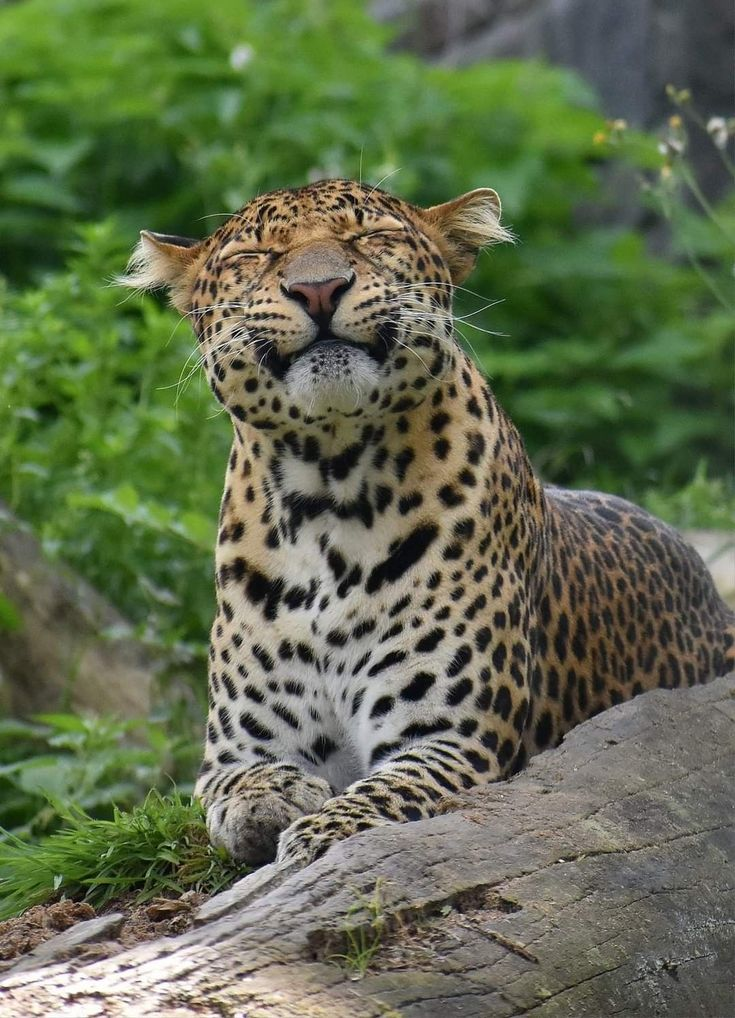
#> input picture Tema 7/jaguar.jpg, 735 x 1018 px
$ jupyter execute Laboratorio-tema7.ipynb   (shell and % lines are left out)
#> lines starting #> are read from the running program, lines starting #| are printed output that depends on the picture
[cell 1]
import cv2
import numpy as np
import matplotlib.pyplot as plt
import os

image_path = 'jaguar.jpg'

# Verificar si la imagen existe en el entorno, si no, crear una imagen sintética de prueba
if os.path.exists(image_path):
    image = cv2.imread(image_path)
#> image is the input picture: shape (1018, 735, 3); mean B, G, R 77.9, 107.7, 96.8
    image_rgb = cv2.cvtColor(image, cv2.COLOR_BGR2RGB)
else:
    print(f"Advertencia: No se encontró '{image_path}'. Generando una imagen de prueba temporal.")
    # Crear una imagen RGB de ejemplo (degradado)
    yy, xx = np.mgrid[0:300, 0:300]
    r = (xx / 300.0) * 255
    g = (yy / 300.0) * 255
    b = ((300 - xx) / 300.0) * 255
    image_rgb = np.stack([r, g, b], axis=-1).astype(np.uint8)

scale_factor_1 = 3.0
scale_factor_2 = 1/3.0
height, width = image_rgb.shape[:2]
#> height = 1018; width = 735

new_height = int(height * scale_factor_1)
#> new_height = 3054
new_width = int(width * scale_factor_1)
#> new_width = 2205
zoomed_image = cv2.resize(src=image_rgb,
                          dsize=(new_width, new_height),
                          interpolation=cv2.INTER_CUBIC)

new_height1 = int(height * scale_factor_2)
#> new_height1 = 339
new_width1 = int(width * scale_factor_2)
#> new_width1 = 245
scaled_image = cv2.resize(src=image_rgb,
                          dsize=(new_width1, new_height1),
                          interpolation=cv2.INTER_AREA)

fig, axs = plt.subplots(1, 3, figsize=(10, 4))
axs[0].imshow(image_rgb)
axs[0].set_title('Original Image\nShape:'+str(image_rgb.shape))
axs[1].imshow(zoomed_image)
axs[1].set_title('Zoomed Image\nShape:'+str(zoomed_image.shape))
axs[2].imshow(scaled_image)
axs[2].set_title('Scaled Image\nShape:'+str(scaled_image.shape))

for ax in axs:
    ax.set_xticks([])
    ax.set_yticks([])

plt.tight_layout()
plt.show()

[cell 2]
import cv2
import matplotlib.pyplot as plt
import os

image_path = 'jaguar.jpg'

# Validar si existe la imagen para evitar errores de lectura
if os.path.exists(image_path):
    img = cv2.imread(image_path)
    image_rgb = cv2.cvtColor(img, cv2.COLOR_BGR2RGB)
else:
    print(f"No se encontró la imagen en {image_path}. Usando una imagen negra de prueba.")
    image_rgb = np.zeros((300, 300, 3), dtype=np.uint8)

# Calcular matriz de rotación
center = (image_rgb.shape[1] // 2, image_rgb.shape[0] // 2)
#> center = (367, 509)
angle = 30
scale = 1
rotation_matrix = cv2.getRotationMatrix2D(center, angle, scale)
rotated_image = cv2.warpAffine(image_rgb, rotation_matrix, (image_rgb.shape[1], image_rgb.shape[0]))
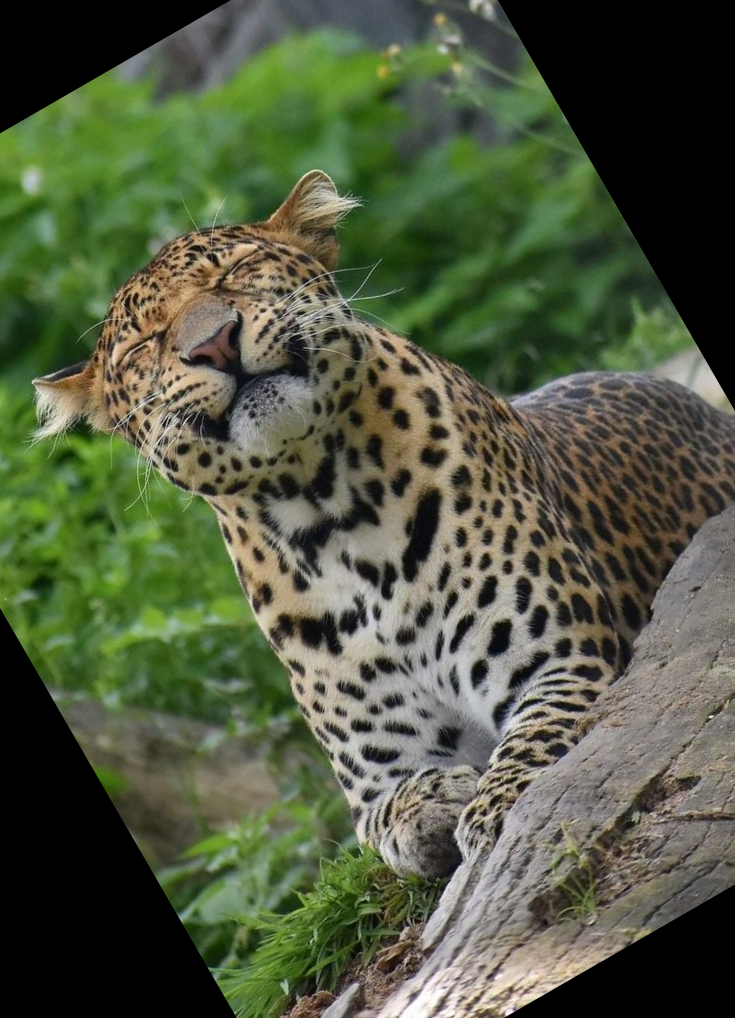
#> rotated_image: shape (1018, 735, 3); mean R, G, B 80.5, 88.8, 64.2

# Graficar resultados
fig, axs = plt.subplots(1, 2, figsize=(7, 4))
axs[0].imshow(image_rgb)
axs[0].set_title('Original Image')
axs[1].imshow(rotated_image)
axs[1].set_title('Image Rotation')

for ax in axs:
    ax.set_xticks([])
    ax.set_yticks([])

plt.tight_layout()
plt.show()

[cell 3]
import cv2
import matplotlib.pyplot as plt
import numpy as np
import os

image_path = 'jaguar.jpg'

# Verificar si la imagen existe
if os.path.exists(image_path):
    img = cv2.imread(image_path)
    image_rgb = cv2.cvtColor(img, cv2.COLOR_BGR2RGB)
else:
    print(f"No se encontró {image_path}. Usando imagen de prueba temporal.")
    image_rgb = np.zeros((300, 300, 3), dtype=np.uint8)

width, height = image_rgb.shape[1], image_rgb.shape[0]
tx, ty = 100, 70

translation_matrix = np.array([[1, 0, tx], [0, 1, ty]], dtype=np.float32)
translated_image = cv2.warpAffine(image_rgb, translation_matrix, (width, height))
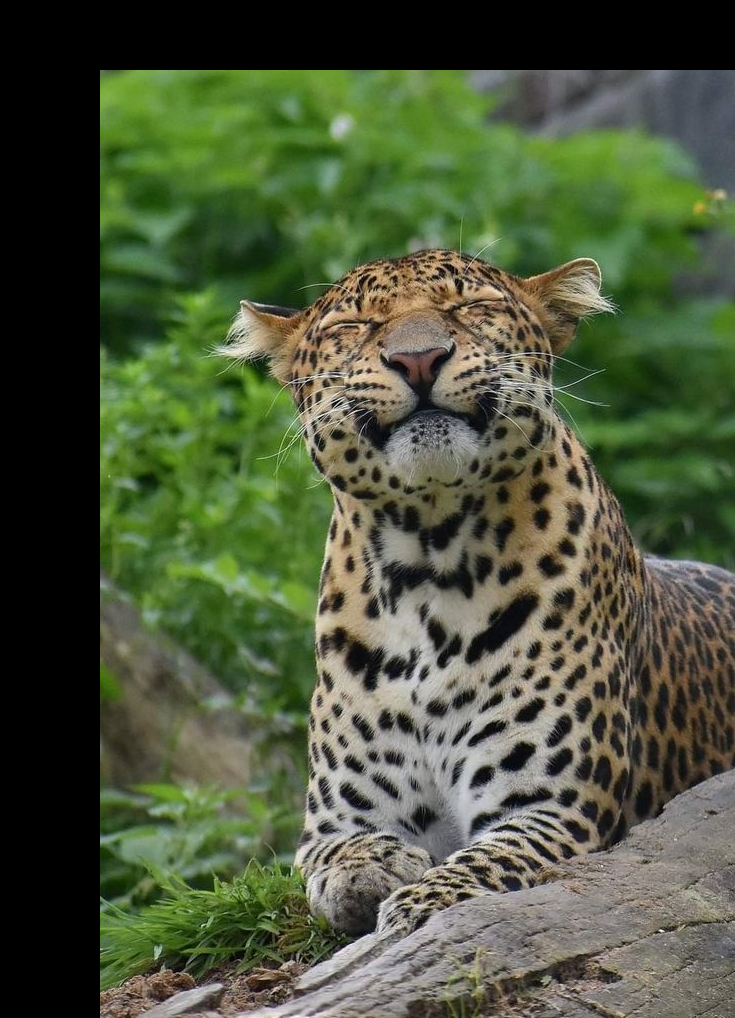
#> translated_image: shape (1018, 735, 3); mean R, G, B 76.8, 86.8, 59.9

fig, axs = plt.subplots(1, 2, figsize=(7, 4))
axs[0].imshow(image_rgb)
axs[0].set_title('Original Image')

axs[1].imshow(translated_image)
axs[1].set_title('Image Translation')

for ax in axs:
    ax.set_xticks([])
    ax.set_yticks([])

plt.tight_layout()
plt.show()

[cell 4]
import cv2
import numpy as np
import matplotlib.pyplot as plt
import os

image_path = 'jaguar.jpg'

if os.path.exists(image_path):
    image = cv2.imread(image_path)
    image_rgb = cv2.cvtColor(image, cv2.COLOR_BGR2RGB)
else:
    image_rgb = np.zeros((300, 300, 3), dtype=np.uint8)

b, g, r = cv2.split(image_rgb)
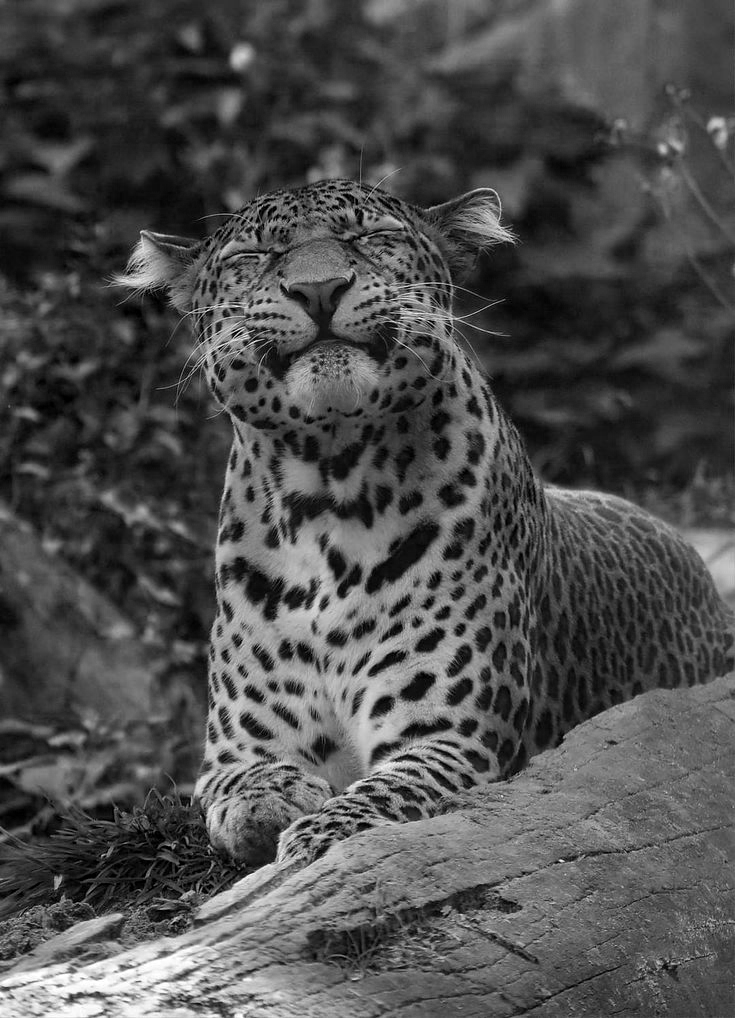
#> r: shape (1018, 735); min 0, max 255, mean 77.9
b_normalized = cv2.normalize(b.astype('float'), None, 0, 1, cv2.NORM_MINMAX)
g_normalized = cv2.normalize(g.astype('float'), None, 0, 1, cv2.NORM_MINMAX)
r_normalized = cv2.normalize(r.astype('float'), None, 0, 1, cv2.NORM_MINMAX)

normalized_image = cv2.merge((b_normalized, g_normalized, r_normalized))
print(normalized_image[:, :, 0])
#> (printed output is left out)

plt.imshow(normalized_image)
plt.xticks([])
plt.yticks([])
plt.title('Normalized Image')
plt.show()

[cell 5]
import cv2
import numpy as np
import matplotlib.pyplot as plt
import os

image_path = 'jaguar.jpg'

if os.path.exists(image_path):
    img = cv2.imread(image_path)
    image_rgb = cv2.cvtColor(img, cv2.COLOR_BGR2RGB)
else:
    image_rgb = np.zeros((300, 300, 3), dtype=np.uint8)

edges = cv2.Canny(image_rgb, 100, 200)
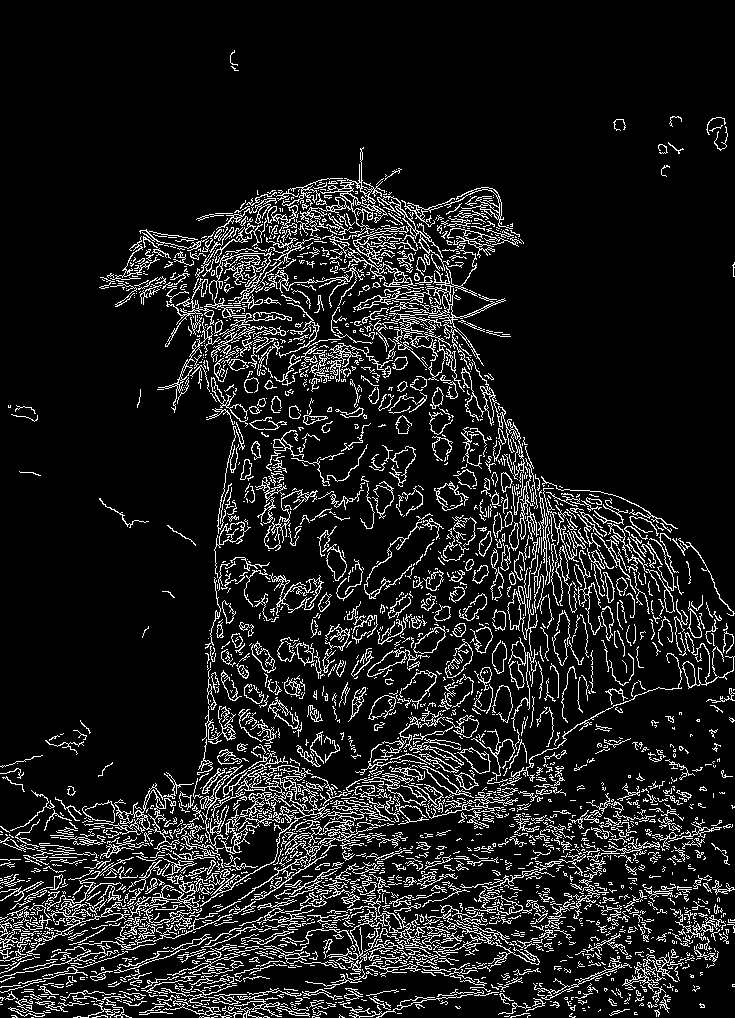
#> edges: shape (1018, 735); 11.1% white in thin lines or dots

fig, axs = plt.subplots(1, 2, figsize=(7, 4))
axs[0].imshow(image_rgb)
axs[0].set_title('Original Image')
axs[1].imshow(edges, cmap='gray')
axs[1].set_title('Image Edges')

for ax in axs:
    ax.set_xticks([])
    ax.set_yticks([])

plt.tight_layout()
plt.show()

[cell 6]
import cv2
import numpy as np
import matplotlib.pyplot as plt
import os

image_path = 'jaguar.jpg'

if os.path.exists(image_path):
    image = cv2.imread(image_path)
    image_rgb = cv2.cvtColor(image, cv2.COLOR_BGR2RGB)
else:
    image_rgb = np.zeros((300, 300, 3), dtype=np.uint8)

blurred = cv2.GaussianBlur(image_rgb, (3, 3), 0)

fig, axs = plt.subplots(1, 2, figsize=(7, 4))
axs[0].imshow(image_rgb)
axs[0].set_title('Original Image')
axs[1].imshow(blurred)
axs[1].set_title('Blurred Image')

for ax in axs:
    ax.set_xticks([])
    ax.set_yticks([])

plt.tight_layout()
plt.show()

[cell 7]
import cv2
import numpy as np
import matplotlib.pyplot as plt
import os

image_path = 'jaguar.jpg'

if os.path.exists(image_path):
    image = cv2.imread(image_path)
    image_gray = cv2.cvtColor(image, cv2.COLOR_BGR2GRAY)
else:
    image_gray = np.zeros((300, 300), dtype=np.uint8)

kernel = np.ones((3, 3), np.uint8)
dilated = cv2.dilate(image_gray, kernel, iterations=2)
eroded = cv2.erode(image_gray, kernel, iterations=2)
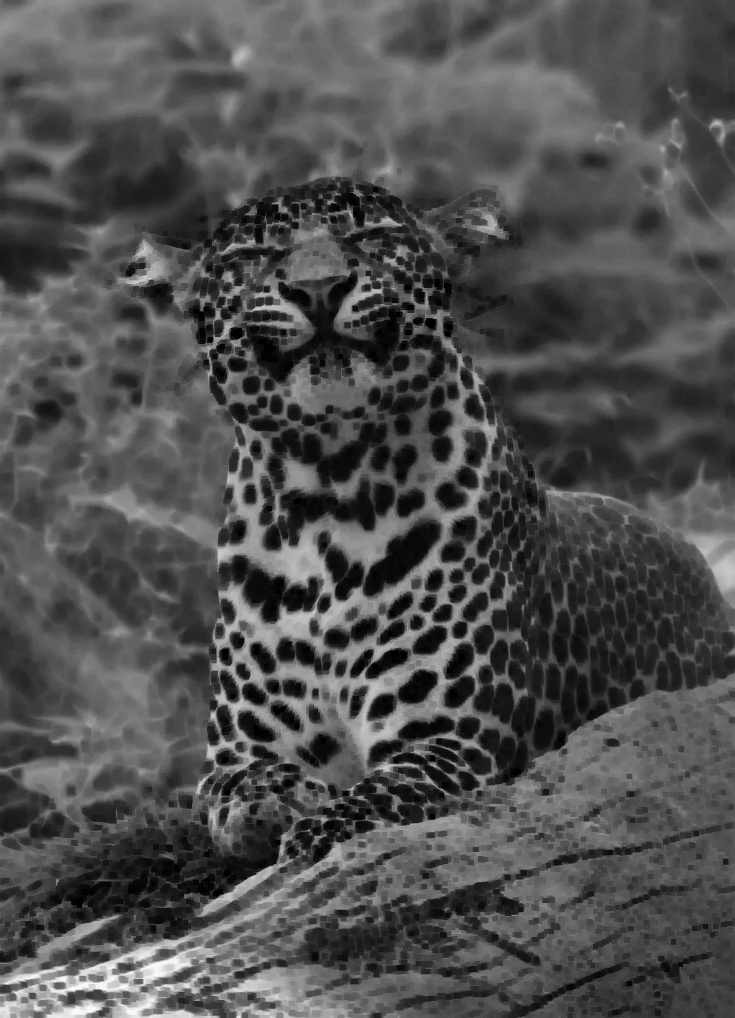
#> eroded: shape (1018, 735); min 0, max 251, mean 78.8
opening = cv2.morphologyEx(image_gray, cv2.MORPH_OPEN, kernel)
closing = cv2.morphologyEx(image_gray, cv2.MORPH_CLOSE, kernel)
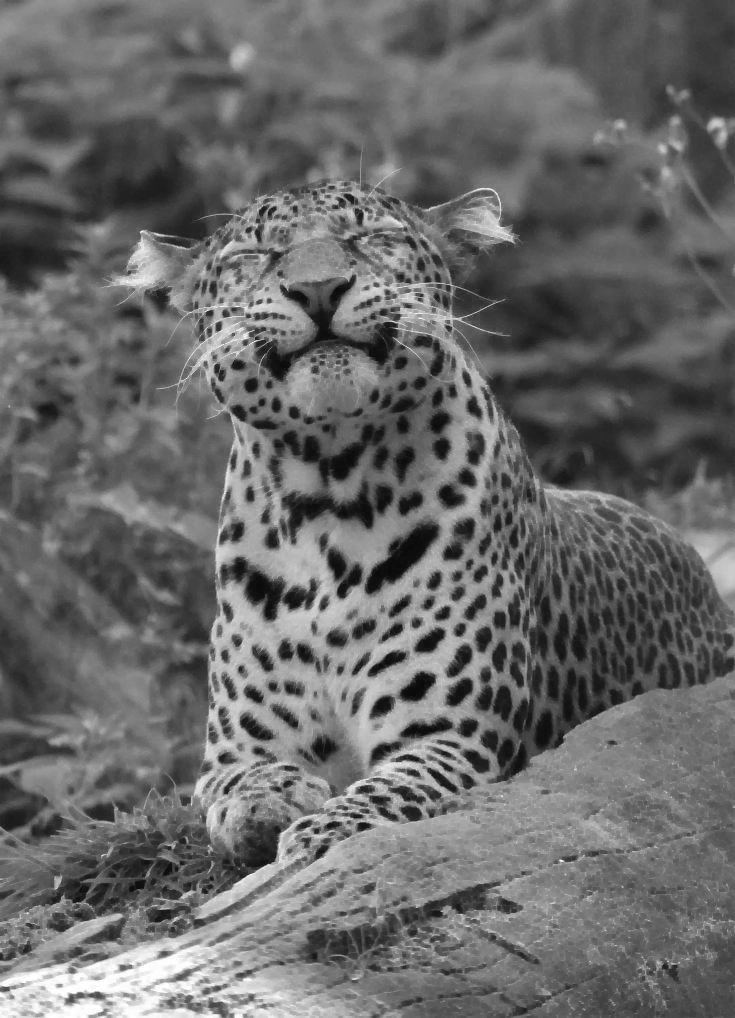
#> closing: shape (1018, 735); min 10, max 255, mean 104.9

fig, axs = plt.subplots(2, 2, figsize=(7, 7))
axs[0, 0].imshow(dilated, cmap='gray')
axs[0, 0].set_title('Dilated Image')
axs[0, 1].imshow(eroded, cmap='gray')
axs[0, 1].set_title('Eroded Image')
axs[1, 0].imshow(opening, cmap='gray')
axs[1, 0].set_title('Opening')
axs[1, 1].imshow(closing, cmap='gray')
axs[1, 1].set_title('Closing')

for ax in axs.flatten():
    ax.set_xticks([])
    ax.set_yticks([])

plt.tight_layout()
plt.show()
